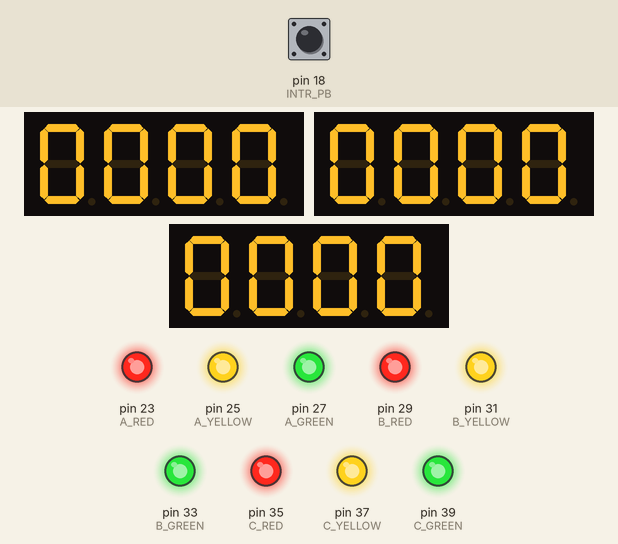
A sketch run on a simulated Arduino Mega 2560, built with avr-gcc and run on an emulated ATmega2560. Parts: 3 × 4-digit seven-segment display, output pins drawn as LEDs (lit = HIGH). Inputs (shaded band) come from the test bench; at power-on: pin 18 (INTR_PB) HIGH.

Above: at 2.6 s.
At 4.7 s:
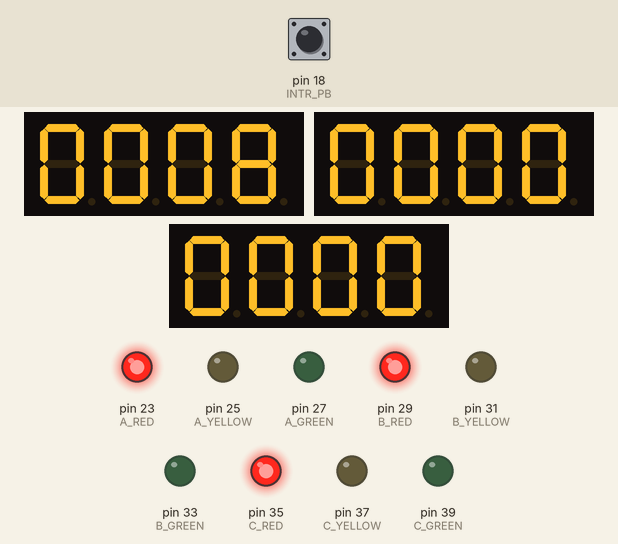
4.8 s: pin 18 (INTR_PB) pulled LOW for 0.15 s
At 19.0 s:
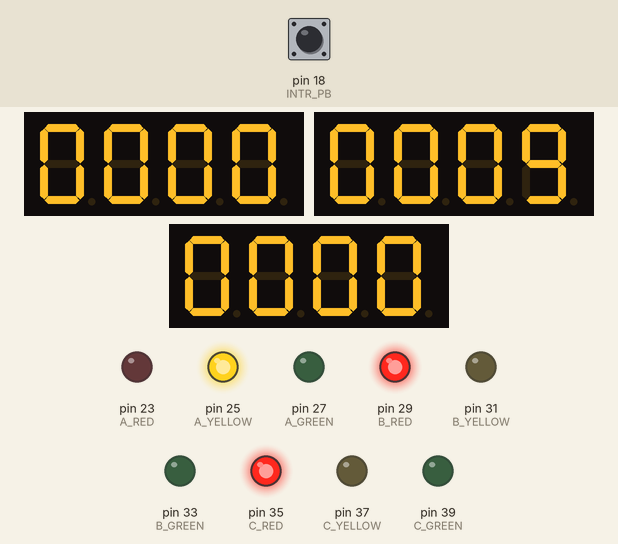
Timing chart, 0 to 20.5 s (numbered marks = the images above; inputs shaded):
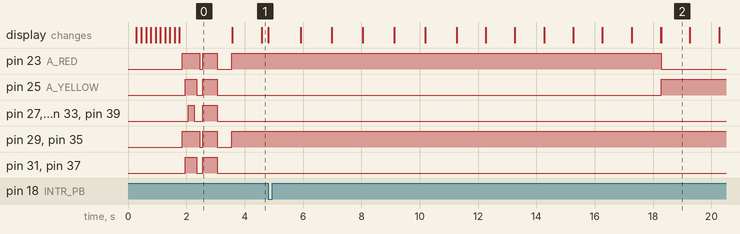

Measured:
- after the input at 4.8 s, pin 23 (A_RED): HIGH → LOW after 13.5 s instead of 7.8 s; pin 27 (A_GREEN): stays LOW (without the input it goes to HIGH after 10.8 s)
- what the display in image 2 shows lasts 1.0 s, from 18.3 s to 19.3 s

The sketch:

trafficLight2.ino
```cpp
#include <TM1637Display.h>
// #include "initProg.h"

#define A_RED 23
#define A_YELLOW 25
#define A_GREEN 27

#define B_RED 29
#define B_YELLOW 31
#define B_GREEN 33

#define C_RED 35
#define C_YELLOW 37
#define C_GREEN 39

#define INTR_PB 18

#define CLK_A 3
#define DIO_A 2

#define CLK_B 9
#define DIO_B 8

#define CLK_C 7
#define DIO_C 6

unsigned long prev_mill;
int interval = 1000;
int cycle = 10;
int y_interval = 3;
int g_interval = 4;
int global_time;

int holdA;
int holdB;
int holdC;

int counterA = cycle;
int counterB = cycle;
int counterC = cycle;
int counterH;

int global_lock = 1;
int a_lock = 1;
int b_lock;
int c_lock;

int statusA;
int statusB;
int statusC;

int g_lock;

TM1637Display displayA = TM1637Display(CLK_A, DIO_A);
TM1637Display displayB = TM1637Display(CLK_B, DIO_B);
TM1637Display displayC = TM1637Display(CLK_C, DIO_C);

void setup() {
  Serial.begin(9600);
  pinMode(A_RED, OUTPUT);
  pinMode(A_YELLOW, OUTPUT);
  pinMode(A_GREEN, OUTPUT);

  pinMode(B_RED, OUTPUT);
  pinMode(B_YELLOW, OUTPUT);
  pinMode(B_GREEN, OUTPUT);

  pinMode(C_RED, OUTPUT);
  pinMode(C_YELLOW, OUTPUT);
  pinMode(C_GREEN, OUTPUT);

  pinMode(INTR_PB, INPUT_PULLUP);
  attachInterrupt(digitalPinToInterrupt(INTR_PB), TrafficInterrupt, FALLING);

  initialize();
}

void loop() {
  while (global_lock == 0) {
    displayA.showNumberDec(counterH, true, 4, 0);
    displayB.showNumberDec(counterH, true, 4, 0);
    displayC.showNumberDec(counterH, true, 4, 0);
    setLampGA(1, 0, 0);
    setLampGB(1, 0, 0);
    setLampGC(1, 0, 0);

    delay(1000);
    if (counterH == 5) {
      displayA.showNumberDec(0000, true);
      displayB.showNumberDec(0000, true);
      displayC.showNumberDec(0000, true);
      global_lock = 1;
    }
    counterH++;
  }
  if (global_lock == 1) {
    global_time = millis();
    if (a_lock == 1) countA();
    if (b_lock == 1) countB();
    if (c_lock == 1) countC();
  }
}
void TrafficInterrupt() {
  global_lock = 0;
}
```

count.ino
```cpp
void countA() {
  if (counterA == 0) {
    b_lock = 1;
    if (statusA == 1) {
      counterA = y_interval;
      setLampGA(0, 1, 0);
    }
    if (statusA == 2) {
      counterA = g_interval;
      setLampGA(0, 0, 1);
    }
    if (statusA == 3) {
      counterA = y_interval;
      setLampGA(0, 1, 0);
    }

    if (statusA == 4) {
      counterA = cycle;
      statusA = 0;
      setLampGA(1, 0, 0);
    }
    statusA++;
  }


  if (global_time - holdA >= interval) {
    holdA = global_time;
    counterA--;
    displayA.showNumberDec(counterA, true, 2, 2);
  }
}
void countB() {
  if (counterB == 0) {
    c_lock = 1;
    switch (statusB) {
      case 1:
        counterB = y_interval;
        setLampGB(0, 1, 0);
        break;
      case 2:
        if (g_lock == 0) {
          g_lock = 1;
          counterB = g_interval;
          setLampGB(0, 0, 1);
        }
        break;
      case 3:
        g_lock = 0;
        counterB = y_interval;
        setLampGB(0, 1, 0);
        break;
    }

    if (statusB >= 4) {
      counterB = cycle;
      statusB = 0;
      setLampGB(1, 0, 0);
    }
    statusB++;
  }

  if (global_time - holdB >= interval) {
    holdB = global_time;
    counterB--;
    displayB.showNumberDec(counterB, true, 2, 2);
  }
}
void countC() {
  if (counterC == 0) {
    switch (statusC) {
      case 1:
        counterC = y_interval;
        counterA = 5;
        setLampGC(0, 1, 0);
        break;
      case 2:
        if (g_lock == 0) {
          g_lock = 1;
          counterC = g_interval;
          setLampGC(0, 0, 1);
        }
        break;
      case 3:
        g_lock = 0;
        counterC = y_interval;
        setLampGC(0, 1, 0);
        break;
    }

    if (statusC >= 4) {
      counterC = cycle;
      statusC = 0;
      setLampGC(1, 0, 0);
    }
    statusC++;
  }
  if (global_time - holdC >= interval) {
    holdC = global_time;
    counterC--;
    displayC.showNumberDec(counterC, true, 2, 2);
  }
}
```

initSys.ino
```cpp
void initialize() {
  displayA.setBrightness(5);
  displayA.clear();

  displayB.setBrightness(5);
  displayB.clear();

  displayC.setBrightness(5);
  displayC.clear();
  int checksgs = 0000;
  for (checksgs; checksgs <= 9999; checksgs += 1111) {
    displayA.showNumberDec(checksgs);
    displayB.showNumberDec(checksgs);
    displayC.showNumberDec(checksgs);
    delay(100);
  }
  displayA.showNumberDec(0000, true);
  displayB.showNumberDec(0000, true);
  displayC.showNumberDec(0000, true);
  cycleInit();
  allRed();
}
void cycleInit() {
  setLampGA(0, 0, 0);
  setLampGB(0, 0, 0);
  setLampGC(0, 0, 0);
  delay(100);
  setLampGA(1, 0, 0);
  setLampGB(1, 0, 0);
  setLampGC(1, 0, 0);
  delay(100);
  setLampGA(1, 1, 0);
  setLampGB(1, 1, 0);
  setLampGC(1, 1, 0);
  delay(100);
  setLampGA(1, 1, 1);
  setLampGB(1, 1, 1);
  setLampGC(1, 1, 1);
  delay(100);
  setLampGA(1, 1, 1);
  setLampGB(1, 1, 1);
  setLampGC(1, 1, 1);
  delay(100);
  setLampGA(1, 1, 0);
  setLampGB(1, 1, 0);
  setLampGC(1, 1, 0);
  delay(100);
  setLampGA(1, 0, 0);
  setLampGB(1, 0, 0);
  setLampGC(1, 0, 0);
  delay(100);
  setLampGA(0, 0, 0);
  setLampGB(0, 0, 0);
  setLampGC(0, 0, 0);
  delay(100);
  setLampGA(1, 1, 1);
  setLampGB(1, 1, 1);
  setLampGC(1, 1, 1);
  delay(500);
  setLampGA(0, 0, 0);
  setLampGB(0, 0, 0);
  setLampGC(0, 0, 0);
  delay(500);
}
```

lampHelper.ino
```cpp
void setLampGA(int r, int y, int g) {
  digitalWrite(A_RED, r);
  digitalWrite(A_YELLOW, y);
  digitalWrite(A_GREEN, g);
}
void setLampGB(int r, int y, int g) {
  digitalWrite(B_RED, r);
  digitalWrite(B_YELLOW, y);
  digitalWrite(B_GREEN, g);
}
void setLampGC(int r, int y, int g) {
  digitalWrite(C_RED, r);
  digitalWrite(C_YELLOW, y);
  digitalWrite(C_GREEN, g);
}
void allRed() {
  setLampGA(1, 0, 0);
  setLampGB(1, 0, 0);
  setLampGC(1, 0, 0);
}
```
